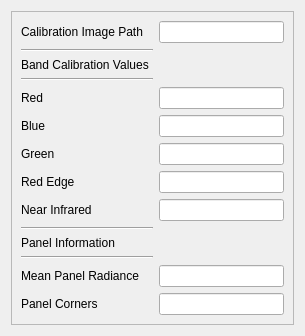
      <widget class="QWidget" name="Calibration">
       <attribute name="title">
        <string>Calibration</string>
       </attribute>
       <layout class="QHBoxLayout" name="horizontalLayout">
        <item>
         <layout class="QVBoxLayout" name="calibrationGraphicsView"/>
        </item>
        <item>
         <widget class="QFrame" name="frame">
          <property name="layoutDirection">
           <enum>Qt::RightToLeft</enum>
          </property>
          <property name="frameShape">
           <enum>QFrame::StyledPanel</enum>
          </property>
          <property name="frameShadow">
           <enum>QFrame::Raised</enum>
          </property>
          <layout class="QFormLayout" name="formLayout_2">
           <item row="0" column="0">
            <widget class="QLineEdit" name="calPathText">
             <property name="font">
              <font>
               <family>Courier New</family>
              </font>
             </property>
            </widget>
           </item>
           <item row="0" column="1">
            <widget class="QLabel" name="label_9">
             <property name="text">
              <string>Calibration Image Path</string>
             </property>
            </widget>
           </item>
           <item row="1" column="1">
            <widget class="Line" name="line_4">
             <property name="orientation">
              <enum>Qt::Horizontal</enum>
             </property>
            </widget>
           </item>
           <item row="2" column="1">
            <widget class="QLabel" name="label_10">
             <property name="text">
              <string>Band Calibration Values </string>
             </property>
            </widget>
           </item>
           <item row="3" column="1">
            <widget class="Line" name="line_5">
             <property name="orientation">
              <enum>Qt::Horizontal</enum>
             </property>
            </widget>
           </item>
           <item row="4" column="0">
            <widget class="QLineEdit" name="redValText">
             <property name="font">
              <font>
               <family>Courier New</family>
              </font>
             </property>
            </widget>
           </item>
           <item row="4" column="1">
            <widget class="QLabel" name="label_11">
             <property name="text">
              <string>Red</string>
             </property>
            </widget>
           </item>
           <item row="5" column="0">
            <widget class="QLineEdit" name="blueValText">
             <property name="font">
              <font>
               <family>Courier New</family>
              </font>
             </property>
            </widget>
           </item>
           <item row="5" column="1">
            <widget class="QLabel" name="label_12">
             <property name="text">
              <string>Blue</string>
             </property>
            </widget>
           </item>
           <item row="6" column="0">
            <widget class="QLineEdit" name="greenValText">
             <property name="font">
              <font>
               <family>Courier New</family>
              </font>
             </property>
            </widget>
           </item>
           <item row="6" column="1">
            <widget class="QLabel" name="label_13">
             <property name="text">
              <string>Green</string>
             </property>
            </widget>
           </item>
           <item row="7" column="0">
            <widget class="QLineEdit" name="redEdgeValText">
             <property name="font">
              <font>
               <family>Courier New</family>
              </font>
             </property>
            </widget>
           </item>
           <item row="7" column="1">
            <widget class="QLabel" name="label_14">
             <property name="text">
              <string>Red Edge</string>
             </property>
            </widget>
           </item>
           <item row="8" column="0">
            <widget class="QLineEdit" name="nearInfraredValText">
             <property name="font">
              <font>
               <family>Courier New</family>
              </font>
             </property>
            </widget>
           </item>
           <item row="8" column="1">
            <widget class="QLabel" name="label_15">
             <property name="text">
              <string>Near Infrared</string>
             </property>
            </widget>
           </item>
           <item row="9" column="1">
            <widget class="Line" name="line_7">
             <property name="orientation">
              <enum>Qt::Horizontal</enum>
             </property>
            </widget>
           </item>
           <item row="10" column="1">
            <widget class="QLabel" name="label_16">
             <property name="text">
              <string>Panel Information</string>
             </property>
            </widget>
           </item>
           <item row="11" column="1">
            <widget class="Line" name="line_6">
             <property name="orientation">
              <enum>Qt::Horizontal</enum>
             </property>
            </widget>
           </item>
           <item row="12" column="0">
            <widget class="QLineEdit" name="panelRadianceText">
             <property name="font">
              <font>
               <family>Courier New</family>
              </font>
             </property>
            </widget>
           </item>
           <item row="12" column="1">
            <widget class="QLabel" name="label_17">
             <property name="text">
              <string>Mean Panel Radiance</string>
             </property>
            </widget>
           </item>
           <item row="13" column="0">
            <widget class="QLineEdit" name="panelCornerText">
             <property name="font">
              <font>
               <family>Courier New</family>
              </font>
             </property>
            </widget>
           </item>
           <item row="13" column="1">
            <widget class="QLabel" name="label_18">
             <property name="text">
              <string>Panel Corners</string>
             </property>
            </widget>
           </item>
          </layout>
         </widget>
        </item>
       </layout>
      </widget>
